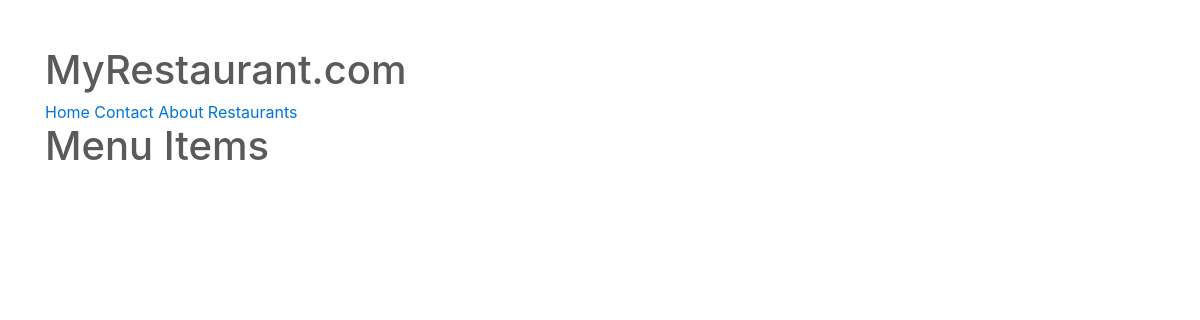
Before: /items/ (signed in) with the older database file.
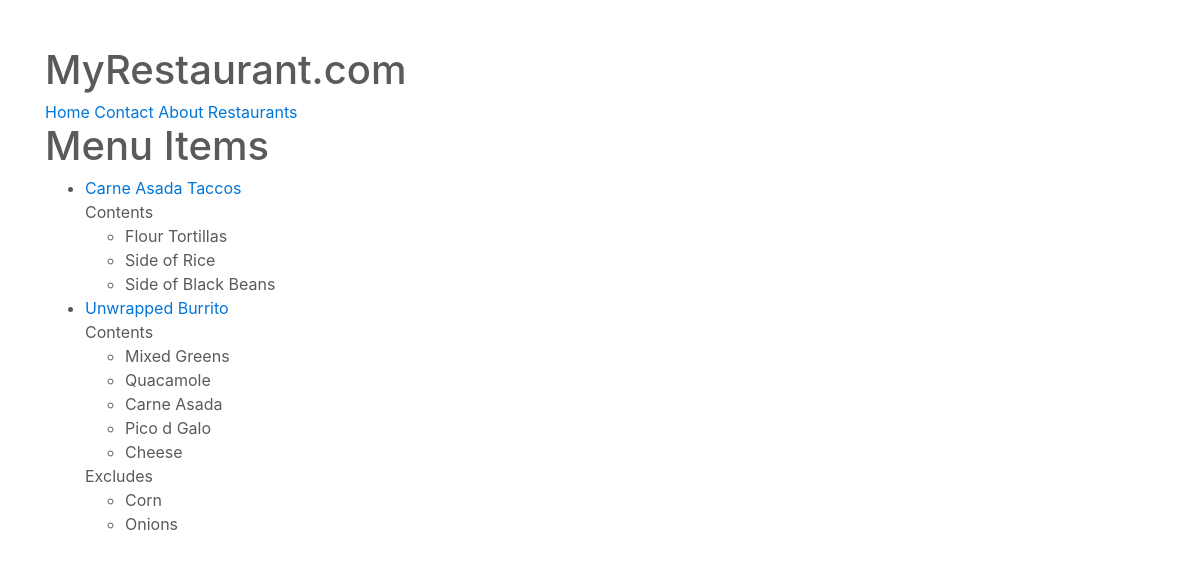
After: the same page with the newer database file.
### menus/models.py (models this page shows)
class Item(models.Model):
	user 			= models.ForeignKey(User)
	restaurant		= models.ForeignKey(RestaurantLocation)
	name			= models.CharField(max_length=120)
	contents		= models.TextField(help_text='seperate each item by comma')
	excludes		= models.TextField(blank=True, null=True, help_text='seperate each item by comma')
	public			= models.BooleanField(default=True)
	timestamp		= models.DateTimeField(auto_now_add=True)
	updated			= models.DateTimeField(auto_now=True)
	def get_absolute_url(self):
		return reverse('menus:detail', kwargs={'pk': self.pk})
	class Meta:
		ordering = ['-updated', '-timestamp']
	def get_contents(self):
		return self.contents.split(",")
	def get_excludes(self):
		return self.excludes.split(",")

### menus/views.py (the view)
class ItemListView(ListView):
	def get_queryset(self):
		return Item.objects.filter(user=self.request.user)

### menus/templates/menus/item_list.html (shortened to what this page needs)
{% extends "base.html" %}
{% block content %}
<h1>Menu Items</h1>
<ul>
	{% for obj in object_list %}
		<li><a href='{{ obj.get_absolute_url }}'>{{ obj.name }}</a><br/>
			{% if obj.contents %}
			Contents
			<ul>
				{% for item in obj.get_contents %}
				<li>{{ item }}</li>
				{% endfor %}
			</ul>
			{% endif %}
			{% if obj.excludes %}
			Excludes
			<ul>
				{% for item in obj.get_excludes %}
				<li>{{ item }}</li>
				{% endfor %}
			</ul>
			{% endif %}
		</li>
	{% endfor %}
</ul>
{% endblock %}

### templates/base.html (shortened to what this page needs)
<!DOCTYPE html>
<html lang=en>
<head>
	{% include 'snippets/css.html' %}
</head>
	<body>
		{% include 'snippets/nav.html'%}
		<div class='container'>
			{% block content %}{% endblock content %}
		</div>
	</body>
</html>

### templates/snippets/css.html
{% load staticfiles %}
<link rel="stylesheet" href="{% static 'css/bootstrap.min.css' %}">
<link rel="stylesheet" href="{% static 'css/carousel.css' %}">

### templates/snippets/nav.html
<div class='container'>
	<h1>MyRestaurant.com</h1>
	<a href='{% url "home" %}'>Home</a>
	<a href='{% url "contact" %}'>Contact</a>
	<a href='{% url "about" %}'>About</a>
	<a href='{% url "restaurants:list" %}'>Restaurants</a>
</div>

### templates/snippets/js.html (shortened to what this page needs)
{% load staticfiles %}

### static/css/carousel.css (style rules this page uses)
body { padding-top: 3rem; padding-bottom: 3rem; color: #5a5a5a; }

Changed rows visible on the page:
added Item: name "Carne Asada Taccos", get_contents "Flour Tortillas" "Side of Rice" "Side of Black Beans"
added Item: name "Unwrapped Burrito", get_contents "Mixed Greens" "Quacamole" "Carne Asada" "Pico d Galo" "Cheese", get_excludes "Corn" "Onions"
